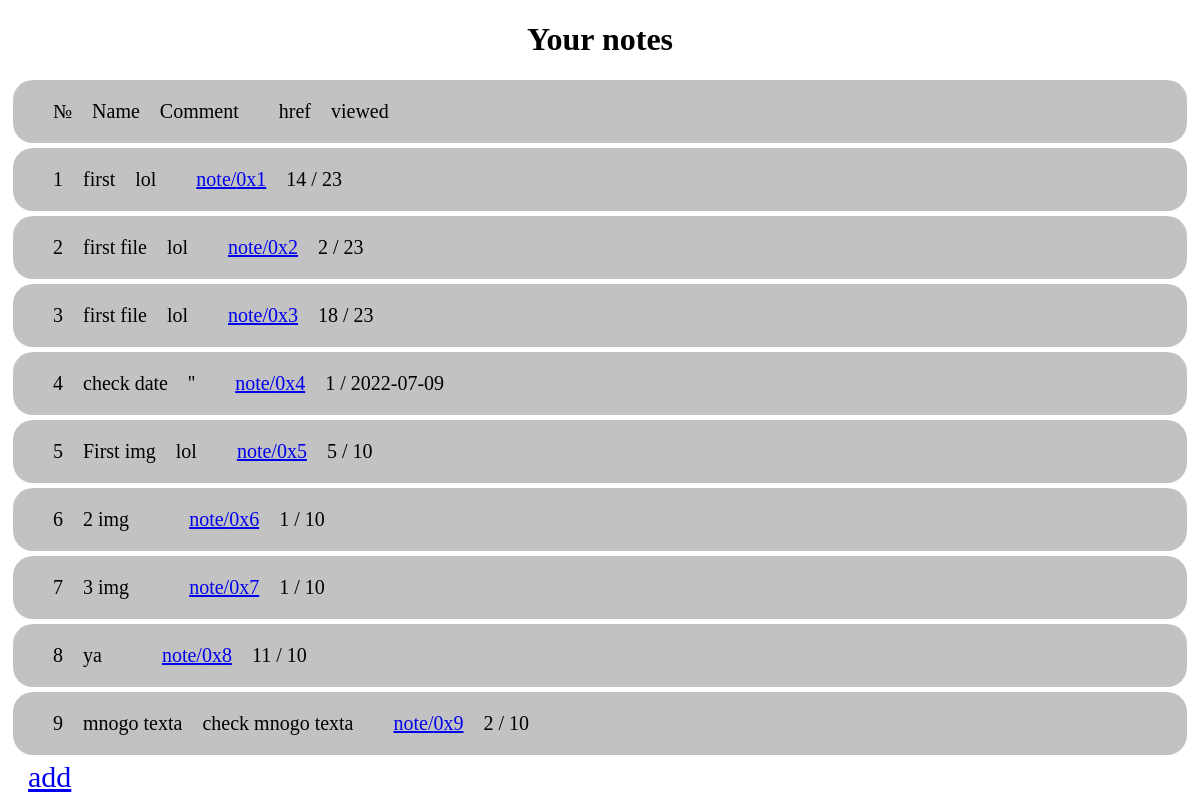
Screenshot of / (signed in) with the database file from the repository.
### app.py (models this page shows, shortened)
class Note(db.Model):
    id = db.Column(db.Integer, primary_key=True, nullable=False)
    name = db.Column(db.String(255), nullable=False)
    comment = db.Column(db.String(255), nullable=True)
    u_id = db.Column(db.Integer, db.ForeignKey('user.id'), nullable=False)
    viewed = db.Column(db.Integer, nullable=False)
    time = db.Column(db.String(100), nullable=False)

### app.py (the view)
@app.route('/')
def main():
    if None in ((username := session.get('usename')), (u_id := session.get('id')), session.get('role', None)):
        return redirect('/login')
    q_notes = Note.query.filter_by(u_id=u_id).all()
    notes = {i.id: {'name': i.name, 'comment': i.comment,
                    'viewed': i.viewed, 'time': i.time} for i in q_notes if q_notes}
    return render_template("main.html", notes=notes, hex=hex)

### templates/main.html (shortened to what this page needs)
<!DOCTYPE html>
<html lang="en">
<head>
    <link rel="stylesheet" href="{{ url_for('static',filename='style/main.css') }}">
</head>
<body>
    <center><h1 style="font-family: Ubuntu-Bold;">Your notes</h1></center>
    <div class="note">
        <div class="id">№</div>
        <div class="name">
            Name
        </div>
        <div class="comment">
            Comment
        </div>
        <div class="href">
            href
        </div>
        <div class="viewed">
            viewed
        </div>
    </div>
    {% if notes%}
        {% for i in notes %}
        <div class="note">
            <div class="id">{{loop.index0 + 1}}</div>
            <div class="name">
                {{notes[i]['name']}}
            </div>
            <div class="comment">
                {{notes[i]['comment']}}
            </div>
            <div class="href">
                <a href="note/{{hex(i)}}">note/{{hex(i)}}</a>
            </div>
            <div class="viewed">
                {{notes[i]['viewed']}} / {{notes[i]['time']}}
            </div>
        </div>
        {% endfor %}
    {% else %}
        no Data
    {% endif %}
    <a style="font-family: Ubuntu-Bold; font-size: 30px; margin: 20px" href="/add">add</a>
</body>
</html>

### static/style/main.css (style rules this page uses)
.note { padding: 20px; display: flex; align-content: center; justify-content: flex-start; background-color: #6666; margin: 5px; font-family: Ubuntu-Regular; font-size: 20px; border-radius: 20px; }
.id { margin: 0 20px; }
.comment { margin: 0 20px; }
.href { margin: 0 20px; }
.name { font-family: Ubuntu-Bold; }
.viewed { font-family: Ubuntu-Regular; }

### rows the page displays
Note: name "first", comment "lol", time "23"
Note: name "first file", comment "lol", time "23"
Note: name "first file", comment "lol", time "23"
Note: name "check date", comment "''", time "2022-07-09"
Note: name "First img", comment "lol", time "10"
Note: name "2 img", time "10"
Note: name "3 img", time "10"
Note: name "ya", time "10"
Note: name "mnogo texta", comment "check mnogo texta", time "10"

### other values shown
{{ hex(i) }} "0x1" "0x2" "0x3" "0x4" "0x5" "0x6" "0x7" "0x8" "0x9"
{{ notes[i]['viewed'] }} "14" "2" "18" "1" "5" "1" "1" "11" "2"
